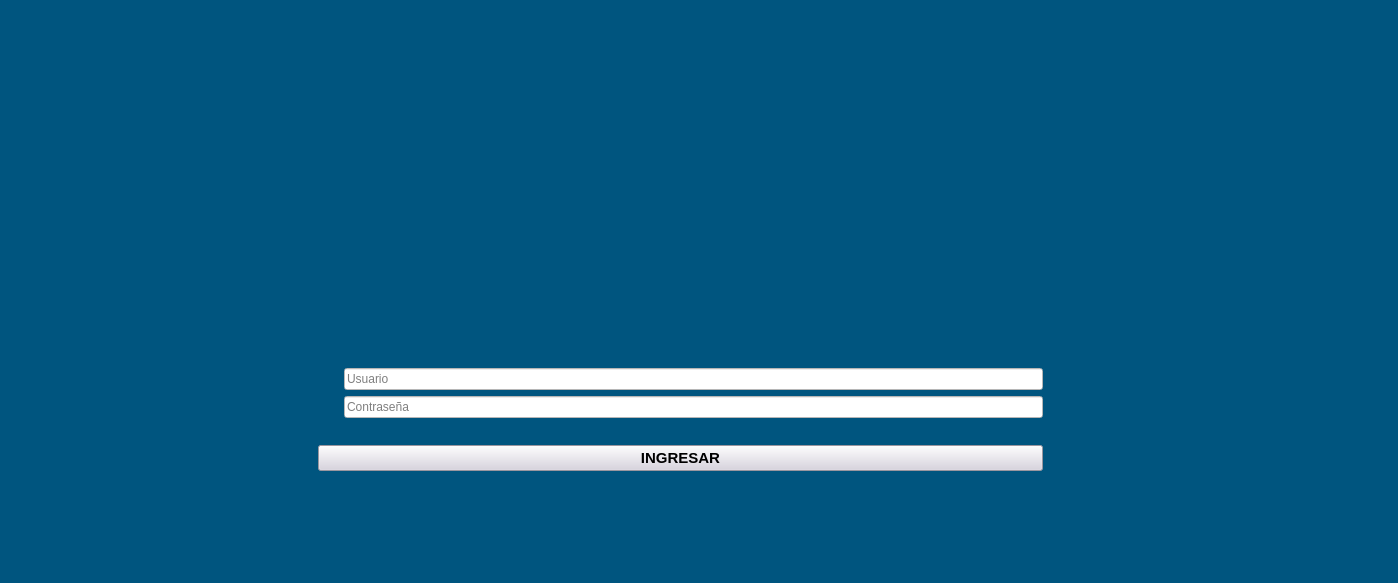
<?xml version="1.0" encoding="UTF-8"?>
<ui version="4.0">
 <class>LoginWindow</class>
 <widget class="QMainWindow" name="LoginWindow">
  <property name="geometry">
   <rect>
    <x>0</x>
    <y>0</y>
    <width>1398</width>
    <height>583</height>
   </rect>
  </property>
  <property name="windowTitle">
   <string>MainWindow</string>
  </property>
  <property name="styleSheet">
   <string notr="true">background-color: rgb(0, 85, 127);</string>
  </property>
  <widget class="QWidget" name="centralwidget">
   <widget class="QWidget" name="layoutWidget">
    <property name="geometry">
     <rect>
      <x>0</x>
      <y>-10</y>
      <width>1361</width>
      <height>571</height>
     </rect>
    </property>
    <layout class="QGridLayout" name="gridLayout_3">
     <item row="0" column="0" colspan="2">
      <spacer name="horizontalSpacer">
       <property name="orientation">
        <enum>Qt::Orientation::Horizontal</enum>
       </property>
       <property name="sizeHint" stdset="0">
        <size>
         <width>346</width>
         <height>50</height>
        </size>
       </property>
      </spacer>
     </item>
     <item row="0" column="2" rowspan="2">
      <widget class="QLabel" name="label">
       <property name="minimumSize">
        <size>
         <width>80</width>
         <height>80</height>
        </size>
       </property>
       <property name="maximumSize">
        <size>
         <width>90</width>
         <height>90</height>
        </size>
       </property>
       <property name="text">
        <string/>
       </property>
       <property name="pixmap">
        <pixmap>User.png</pixmap>
       </property>
       <property name="scaledContents">
        <bool>true</bool>
       </property>
      </widget>
     </item>
     <item row="0" column="3" colspan="2">
      <spacer name="horizontalSpacer_2">
       <property name="orientation">
        <enum>Qt::Orientation::Horizontal</enum>
       </property>
       <property name="sizeHint" stdset="0">
        <size>
         <width>345</width>
         <height>50</height>
        </size>
       </property>
      </spacer>
     </item>
     <item row="1" column="0" rowspan="2">
      <spacer name="verticalSpacer_5">
       <property name="orientation">
        <enum>Qt::Orientation::Vertical</enum>
       </property>
       <property name="sizeHint" stdset="0">
        <size>
         <width>20</width>
         <height>193</height>
        </size>
       </property>
      </spacer>
     </item>
     <item row="1" column="4" rowspan="2">
      <spacer name="verticalSpacer_6">
       <property name="orientation">
        <enum>Qt::Orientation::Vertical</enum>
       </property>
       <property name="sizeHint" stdset="0">
        <size>
         <width>20</width>
         <height>193</height>
        </size>
       </property>
      </spacer>
     </item>
     <item row="2" column="1" colspan="3">
      <layout class="QGridLayout" name="gridLayout_2">
       <item row="0" column="0">
        <layout class="QGridLayout" name="gridLayout">
         <item row="0" column="0">
          <widget class="QLabel" name="label_2">
           <property name="minimumSize">
            <size>
             <width>20</width>
             <height>20</height>
            </size>
           </property>
           <property name="maximumSize">
            <size>
             <width>50</width>
             <height>50</height>
            </size>
           </property>
           <property name="text">
            <string/>
           </property>
           <property name="pixmap">
            <pixmap>User.png</pixmap>
           </property>
           <property name="scaledContents">
            <bool>true</bool>
           </property>
          </widget>
         </item>
         <item row="0" column="1">
          <widget class="QLineEdit" name="lineEdit">
           <property name="styleSheet">
            <string notr="true">background-color: rgb(255, 255, 255);</string>
           </property>
           <property name="placeholderText">
            <string>Usuario</string>
           </property>
          </widget>
         </item>
         <item row="1" column="0">
          <widget class="QLabel" name="label_3">
           <property name="minimumSize">
            <size>
             <width>20</width>
             <height>20</height>
            </size>
           </property>
           <property name="maximumSize">
            <size>
             <width>50</width>
             <height>50</height>
            </size>
           </property>
           <property name="text">
            <string/>
           </property>
           <property name="pixmap">
            <pixmap>Contraseña.png</pixmap>
           </property>
           <property name="scaledContents">
            <bool>true</bool>
           </property>
          </widget>
         </item>
         <item row="1" column="1">
          <widget class="QLineEdit" name="lineEdit_2">
           <property name="styleSheet">
            <string notr="true">background-color: rgb(255, 255, 255);</string>
           </property>
           <property name="echoMode">
            <enum>QLineEdit::EchoMode::Password</enum>
           </property>
           <property name="alignment">
            <set>Qt::AlignmentFlag::AlignLeading|Qt::AlignmentFlag::AlignLeft|Qt::AlignmentFlag::AlignVCenter</set>
           </property>
           <property name="placeholderText">
            <string>Contraseña</string>
           </property>
          </widget>
         </item>
        </layout>
       </item>
       <item row="2" column="0">
        <widget class="QPushButton" name="loginButton">
         <property name="font">
          <font>
           <family>Arial</family>
           <pointsize>11</pointsize>
           <bold>true</bold>
          </font>
         </property>
         <property name="styleSheet">
          <string notr="true">background-color: rgb(215, 210, 223);</string>
         </property>
         <property name="text">
          <string>INGRESAR</string>
         </property>
        </widget>
       </item>
       <item row="1" column="0">
        <widget class="QLabel" name="label_5">
         <property name="maximumSize">
          <size>
           <width>16777215</width>
           <height>15</height>
          </size>
         </property>
         <property name="styleSheet">
          <string notr="true">background-color: rgb(0, 85, 127);</string>
         </property>
         <property name="text">
          <string/>
         </property>
        </widget>
       </item>
      </layout>
     </item>
     <item row="3" column="0" colspan="5">
      <spacer name="horizontalSpacer_4">
       <property name="orientation">
        <enum>Qt::Orientation::Horizontal</enum>
       </property>
       <property name="sizeHint" stdset="0">
        <size>
         <width>796</width>
         <height>90</height>
        </size>
       </property>
      </spacer>
     </item>
    </layout>
   </widget>
  </widget>
 </widget>
 <resources/>
 <connections>
  <connection>
   <sender>loginButton</sender>
   <signal>clicked()</signal>
   <receiver>LoginWindow</receiver>
   <slot>checklogin()</slot>
   <hints>
    <hint type="sourcelabel">
     <x>1039</x>
     <y>412</y>
    </hint>
    <hint type="destinationlabel">
     <x>1174</x>
     <y>351</y>
    </hint>
   </hints>
  </connection>
 </connections>
 <slots>
  <slot>checklogin()</slot>
 </slots>
</ui>
